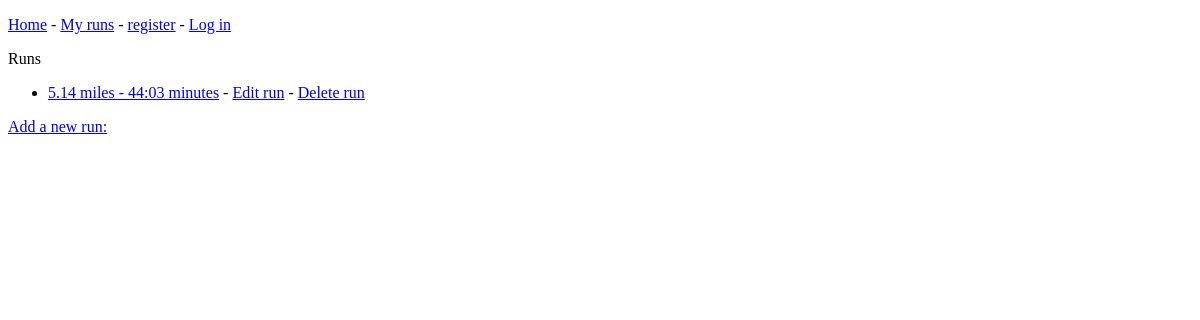
The app's page /runs, older data.
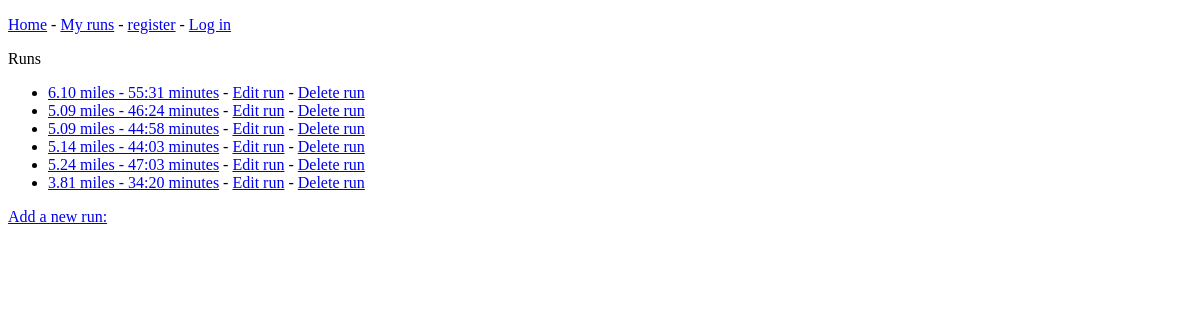
The same page, newer data.
### run_stats/models.py (models this page shows)
class Run(models.Model):
    date = models.DateField()
    time = models.TimeField()
    distance = models.DecimalField(max_digits=4, decimal_places=2)
    average_speed = models.DecimalField(max_digits=3, decimal_places=1)
    calories_burned = models.IntegerField()
    steps = models.IntegerField()
    def __str__(self):
        return str(self.distance) + " miles - " + str(self.time)[3:] + " minutes"

### run_stats/views.py (the view)
# urls.py: path('runs', views.runs, name="runs"),
def runs(request):
    runs = Run.objects.order_by('-date')
    context = {'runs': runs}
    return render(request, "run_stats/runs.html", context)

### run_stats/templates/run_stats/runs.html
{% extends "run_stats/base.html" %}
{% block content %}
  <p>Runs</p>
  <ul>
      {% for run in runs %}
      <li>
          <a href="{% url 'run_stats:run' run.id %}">{{ run }}</a> -
          <a href="{% url 'run_stats:edit_run' run.id %}">Edit run</a> -
          <a href="{% url 'run_stats:delete_run' run.id %}">Delete run</a>
      </li>
      {% empty %}
        <li>No runs have been added yet.</li>
      {% endfor %}
  </ul>
  <a href="{% url 'run_stats:new_run' %}">Add a new run:</a>
{% endblock content %}

### run_stats/templates/run_stats/base.html (shortened to what this page needs)
<!DOCTYPE html>
<html lang="en">
<head>
    {% load static %}
    <link rel="stylesheet" href="{% static 'css/style.css' %}">
</head>
<body>
<p>
    <a href="{% url 'run_stats:index' %}">Home</a> -
    <a href="{% url 'run_stats:runs' %}">My runs</a> -
    {% if user.is_authenticated %}
        Welcome, {{ user.username }}.
        <a href="{% url 'users:logout' %}">Log out</a>
    {% else %}
        <a href="{% url 'users:register' %}">register</a> -
        <a href="{% url 'users:login' %}">Log in</a>
    {% endif %}
</p>
{% block content %} {% endblock content %}
</body>
</html>

Row changes from the older to the newer data that the page shows:
added Run: distance+time "6.10 miles - 55:31 minutes"
added Run: distance+time "5.09 miles - 46:24 minutes"
added Run: distance+time "5.09 miles - 44:58 minutes"
added Run: distance+time "5.24 miles - 47:03 minutes"
added Run: distance+time "3.81 miles - 34:20 minutes"
